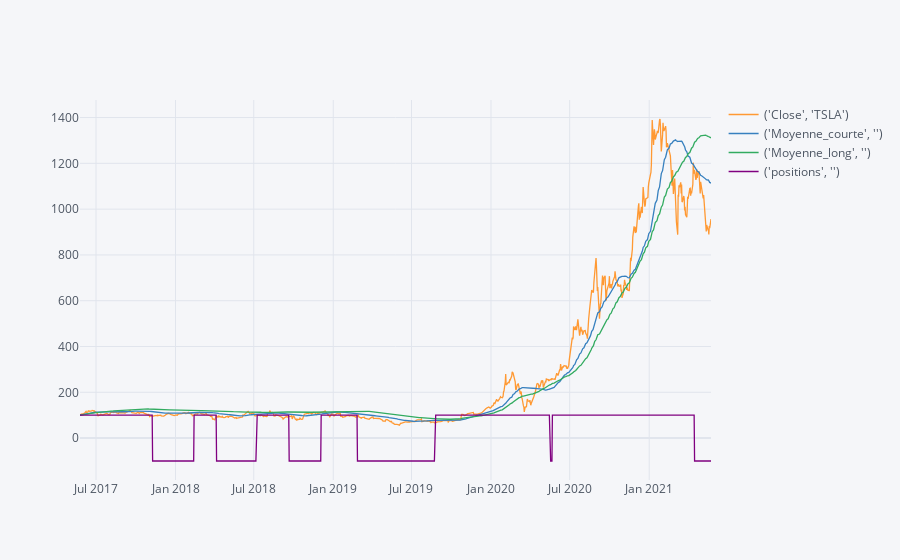

The notebook cell this image was saved under:
### Code cell
df[['Close','Moyenne_courte','Moyenne_long','positions']].normalize().iplot()

### Figure 1 — Plotly figure (JSON) as saved in the notebook; plotly's stock layout.template omitted (floating-point values rounded to 4 significant figures; data arrays with more than 128 entries replaced by an {"elided": "..."} marker saying what was removed)
{"data": [{"line": {"color": "rgba(255, 153, 51, 1.0)", "dash": "solid", "shape": "linear", "width": 1.3}, "mode": "lines", "name": "('Close', 'TSLA')", "text": "", "type": "scatter", "x": {"elided": "1006 str values"}, "y": {"elided": "1006 float values"}}, {"line": {"color": "rgba(55, 128, 191, 1.0)", "dash": "solid", "shape": "linear", "width": 1.3}, "mode": "lines", "name": "('Moyenne_courte', '')", "text": "", "type": "scatter", "x": {"elided": "1006 str values"}, "y": {"elided": "1006 float values"}}, {"line": {"color": "rgba(50, 171, 96, 1.0)", "dash": "solid", "shape": "linear", "width": 1.3}, "mode": "lines", "name": "('Moyenne_long', '')", "text": "", "type": "scatter", "x": {"elided": "1006 str values"}, "y": {"elided": "1006 float values"}}, {"line": {"color": "rgba(128, 0, 128, 1.0)", "dash": "solid", "shape": "linear", "width": 1.3}, "mode": "lines", "name": "('positions', '')", "text": "", "type": "scatter", "x": {"elided": "1006 str values"}, "y": {"elided": "1006 int values"}}], "layout": {"legend": {"bgcolor": "#F5F6F9", "font": {"color": "#4D5663"}}, "paper_bgcolor": "#F5F6F9", "plot_bgcolor": "#F5F6F9", "title": {"font": {"color": "#4D5663"}}, "xaxis": {"gridcolor": "#E1E5ED", "showgrid": true, "tickfont": {"color": "#4D5663"}, "title": {"font": {"color": "#4D5663"}, "text": ""}, "zerolinecolor": "#E1E5ED"}, "yaxis": {"gridcolor": "#E1E5ED", "showgrid": true, "tickfont": {"color": "#4D5663"}, "title": {"font": {"color": "#4D5663"}, "text": ""}, "zerolinecolor": "#E1E5ED"}}}
